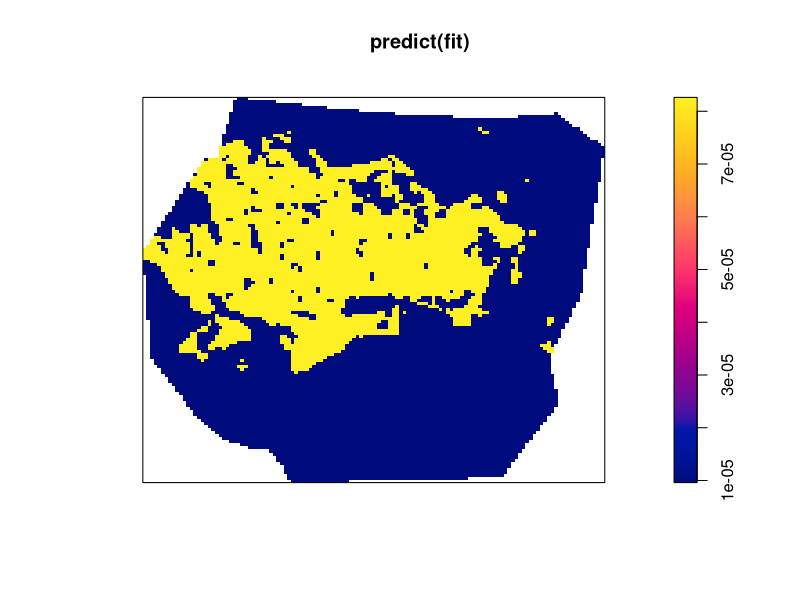
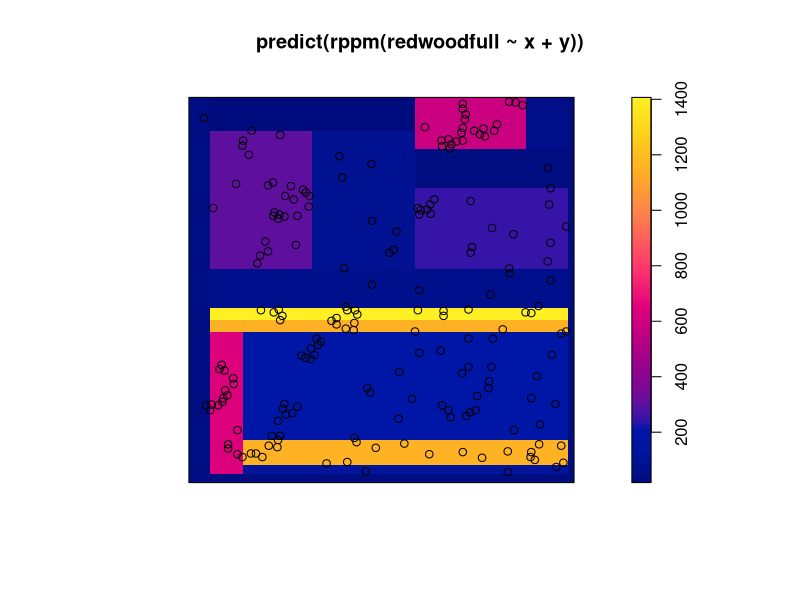

Reproduce these figures in R, in order.
library(spatstat)


### Name: predict.rppm
### Title: Make Predictions From a Recursively Partitioned Point Process
###   Model
### Aliases: fitted.rppm predict.rppm
### Keywords: spatial models

### ** Examples

    fit <- rppm(unmark(gorillas) ~ vegetation, data=gorillas.extra)
    plot(predict(fit))
    lambdaX <- fitted(fit)
    lambdaX[1:5]
    # Mondriaan pictures
    plot(predict(rppm(redwoodfull ~ x + y)))
    points(redwoodfull)
